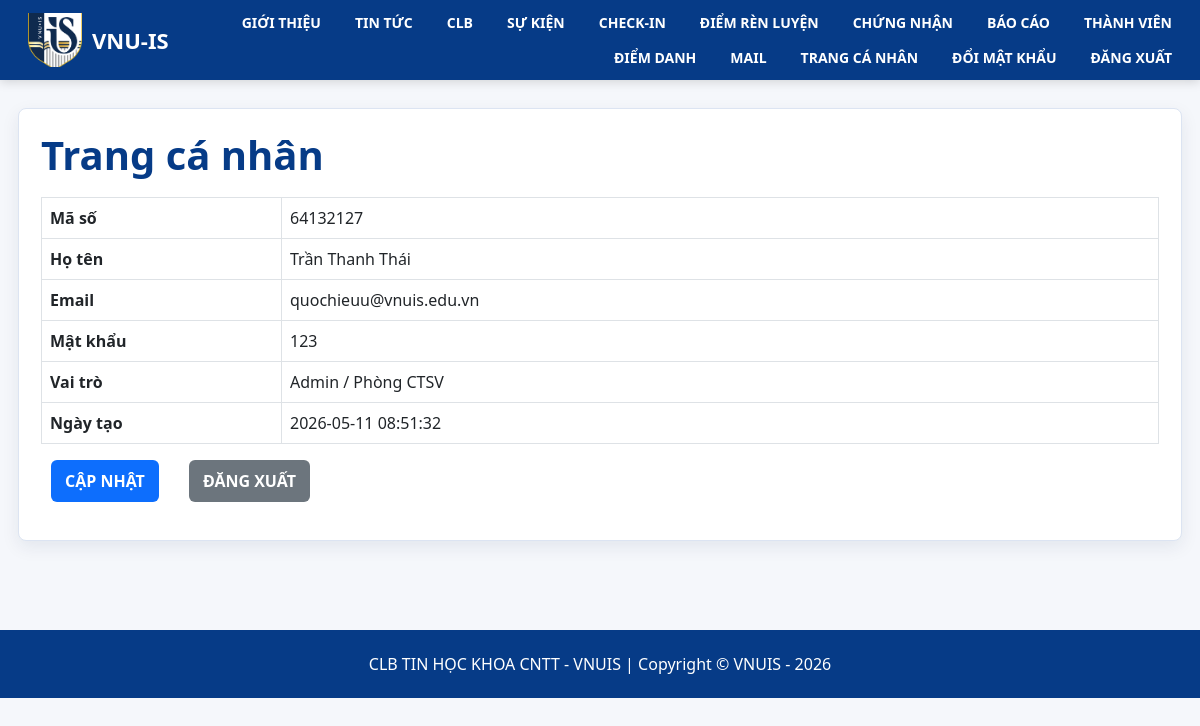
/ThanhVien_Admin_64131060/Admin_Page_64131060 (signed in), run on the app's committed database.
### tables this page shows
CREATE TABLE ThanhVien (
    MaThanhVien VARCHAR(50) PRIMARY KEY,
    HoTen VARCHAR(100) NOT NULL,
    Email VARCHAR(100) UNIQUE NOT NULL,
    MatKhau VARCHAR(255) NOT NULL,
    MaVaiTro VARCHAR(50) NOT NULL,
    NgayTao DATETIME DEFAULT CURRENT_TIMESTAMP,
    CONSTRAINT fk_thanhvien_vaitro FOREIGN KEY (MaVaiTro) REFERENCES VaiTro(MaVaiTro)
);

CREATE TABLE VaiTro (
    MaVaiTro VARCHAR(50) PRIMARY KEY,
    TenVaiTro VARCHAR(50) NOT NULL
);

### app/core/ResourceController.php (called while the page is built, shortened)
<?php
abstract class ResourceController extends Controller
{
    protected string $controllerName = '';
    public function __construct()
    {
        $this->repo = new Repository();
    }
    protected function renderProfile(string $editAction): void
    {
        $member = $this->repo->findMemberByEmail(current_email());
        $this->render('generic/profile', [
            'title' => 'Trang cá nhân',
            'controller' => $this->controllerName,
            'editAction' => $editAction,
            'cfg' => $this->repo->config('ThanhVien'),
            'row' => $member,
            'canWrite' => true,
        ]);
    }
}

### app/controllers/ThanhVien_Admin_64131060Controller.php (called while the page is built, shortened)
<?php
class ThanhVien_Admin_64131060Controller extends ResourceController
{
    public function Admin_Page_64131060(): void { $this->renderProfile('Edit_Admin_64131060'); }
}

### app/core/Router.php (called while the page is built, shortened)
<?php
class Router
{
    public function dispatch(): void
    {
        $path = trim($_GET['url'] ?? '', '/');
        $parts = $path === '' ? [] : array_values(array_filter(explode('/', $path), fn($part) => $part !== ''));
        $controller = $this->clean($parts[0] ?? 'TrangChu_64131060');
        $action = $this->clean($parts[1] ?? $controller);
        $params = array_slice($parts, 2);
        $instance = new $class();
        call_user_func_array([$instance, $action], $params);
    }
    private function clean(string $value): string
    {
        return preg_replace('/[^A-Za-z0-9_]/', '', $value) ?: 'TrangChu_64131060';
    }
}

### public/index.php (called while the page is built, shortened)
<?php
require_once APP_PATH . '/core/helpers.php';
require_once APP_PATH . '/core/Database.php';
require_once APP_PATH . '/core/Repository.php';
require_once APP_PATH . '/core/ResourceController.php';
require_once APP_PATH . '/core/Router.php';
(new Router())->dispatch();

### app/core/helpers.php (called while the page is built, shortened)
<?php
function h($value): string
{
    return htmlspecialchars((string)($value ?? ''), ENT_QUOTES, 'UTF-8');
}
function base_url(string $path = ''): string
{
    $script = $_SERVER['SCRIPT_NAME'] ?? '/index.php';
    $base = rtrim(str_replace('\\', '/', dirname($script)), '/');
    if ($base === '' || $base === '.') {
        $base = '';
    }
    return $base . ($path !== '' ? '/' . ltrim($path, '/') : '');
}
function url_for(string $controller, string $action = '', array $params = []): string
{
    $path = trim($controller, '/');
    if ($action !== '') {
        $path .= '/' . trim($action, '/');
    }
    $url = base_url($path);
    return $params ? $url . '?' . http_build_query($params) : $url;
}
function current_email(): ?string
{
    return $_SESSION['Email'] ?? null;
}

### app/core/Repository.php (called while the page is built, shortened)
<?php
class Repository
{
    private PDO $db;
    public function __construct()
    {
        $this->db = Database::connection();
    }
    public function findMemberByEmail(?string $email): ?array
    {
        $stmt = $this->db->prepare('SELECT ThanhVien.*, VaiTro.TenVaiTro FROM ThanhVien LEFT JOIN VaiTro ON VaiTro.MaVaiTro = ThanhVien.MaVaiTro WHERE ThanhVien.Email = :email LIMIT 1');
        $stmt->execute(['email' => $email]);
        $row = $stmt->fetch();
        return $row ?: null;
    }
}

### app/config/database.php (called while the page is built)
<?php
return [
    'host' => 'localhost',
    'database' => 'clbtinhoc_64131060',
    'username' => 'root',
    'password' => '',
    'charset' => 'utf8mb4',
];

### app/core/Database.php (called while the page is built)
<?php
class Database
{
    private static ?PDO $connection = null;
    public static function connection(): PDO
    {
        if (self::$connection === null) {
            $config = require APP_PATH . '/config/database.php';
            $dsn = sprintf('mysql:host=%s;dbname=%s;charset=%s', $config['host'], $config['database'], $config['charset']);
            self::$connection = new PDO($dsn, $config['username'], $config['password'], [
                PDO::ATTR_ERRMODE => PDO::ERRMODE_EXCEPTION,
                PDO::ATTR_DEFAULT_FETCH_MODE => PDO::FETCH_ASSOC,
                PDO::ATTR_EMULATE_PREPARES => false,
            ]);
        }
        return self::$connection;
    }
}

### app/views/generic/profile.php (the view)
<section class="panel">
    <h1 class="page-title"><?= h($data['title']) ?></h1>
    <table class="table table-bordered">
        <?php foreach ($data['cfg']['list'] as $field => $label): ?>
            <tr><th style="width:240px;"><?= h($label) ?></th><td><?= h($data['row'][$field] ?? '') ?></td></tr>
        <?php endforeach; ?>
    </table>
    <div class="toolbar">
        <a class="btn-main" href="<?= url_for($data['controller'], $data['editAction'], ['MaThanhVien' => $data['row']['MaThanhVien']]) ?>">CẬP NHẬT</a>
        <a class="btn-back" href="<?= url_for('Login_64131060', 'Logout_64131060') ?>">ĐĂNG XUẤT</a>
    </div>
</section>

### public/Content/Site.css (style rules this page uses)
﻿ html, body { font-family: "Segoe UI", Tahoma, Arial, sans-serif; }

### public/Content/StyleAdmin.css (style rules this page uses)
a { text-decoration: none; color: white; margin-inline: 10px; }

### app/views/layouts/main.php (style rules this page uses)
body { font-family: "Segoe UI", Tahoma, Arial, sans-serif; background: #f5f7fb; color: #16213e; }
a { text-decoration: none; }
.panel { background: #fff; border: 1px solid #dce4f2; border-radius: 8px; padding: 22px; box-shadow: 0 6px 18px rgba(15, 42, 80, .08); }
.page-title { font-weight: 800; color: #063b87; margin-bottom: 18px; }
.toolbar { display: flex; gap: 10px; flex-wrap: wrap; margin-bottom: 16px; }
.btn-main, .btn-back, .btn-danger-soft { border: 0; border-radius: 6px; padding: 9px 14px; font-weight: 700; display: inline-block; }
.btn-main { background: #0d6efd; color: #fff; }
.btn-back { background: #6c757d; color: #fff; }
td { vertical-align: middle; }

### data on the page
thanhvien: MaThanhVien "64132127", HoTen "Trần Thanh Thái", Email "quochieuu@vnuis.edu.vn", MatKhau "123", MaVaiTro.TenVaiTro "Admin / Phòng CTSV", NgayTao "2026-05-11 08:51:32"

### other printed values
$data['title'] "Trang cá nhân"
$label "Mã số"
$label "Họ tên"
$label "Email"
$label "Mật khẩu"
$label "Vai trò"
$label "Ngày tạo"
